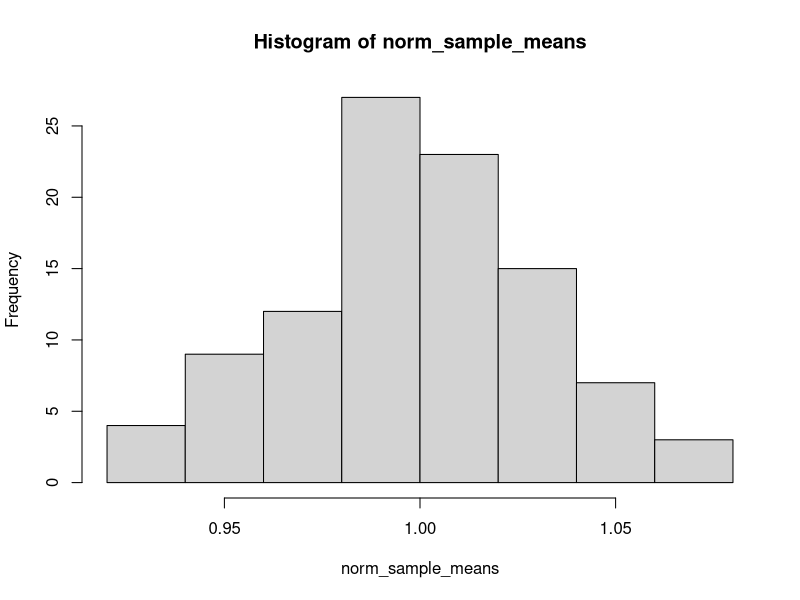
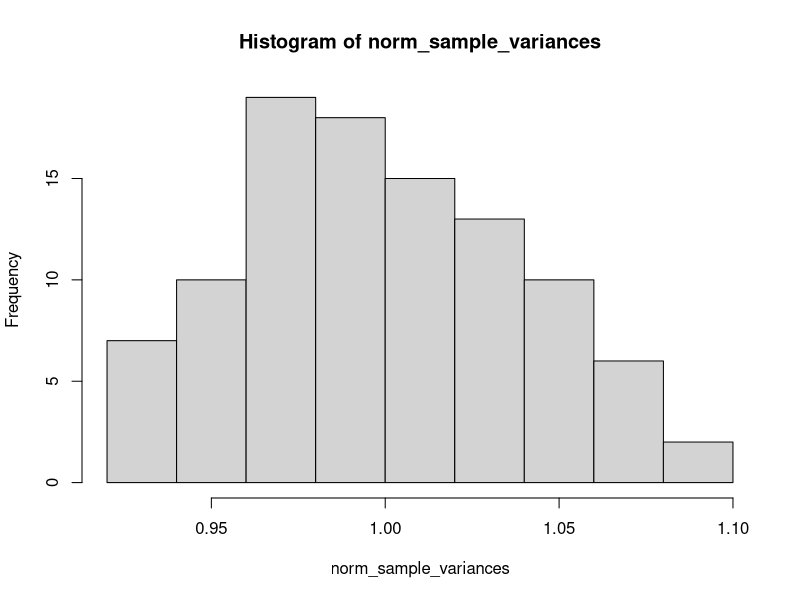
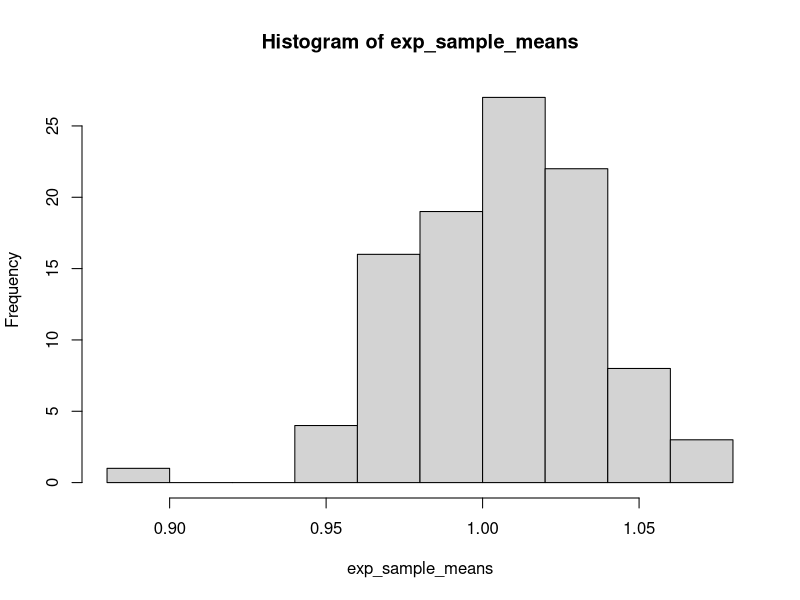
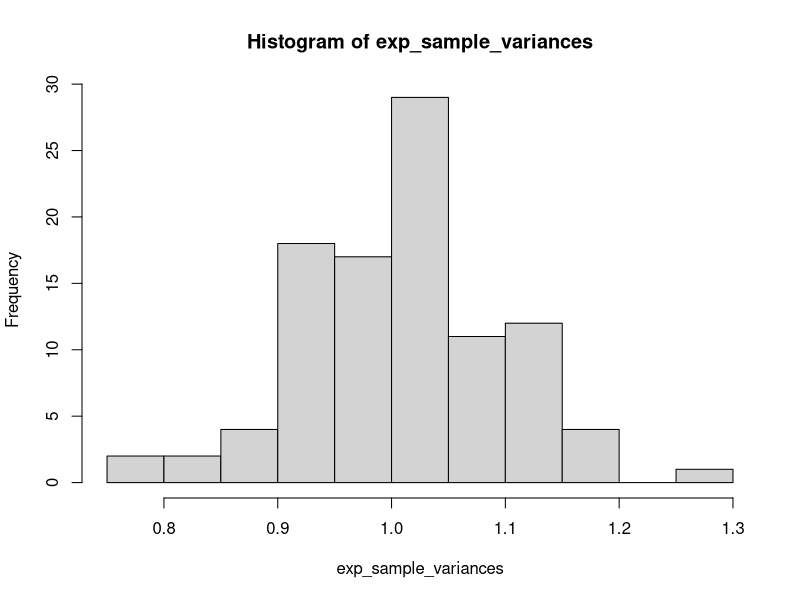
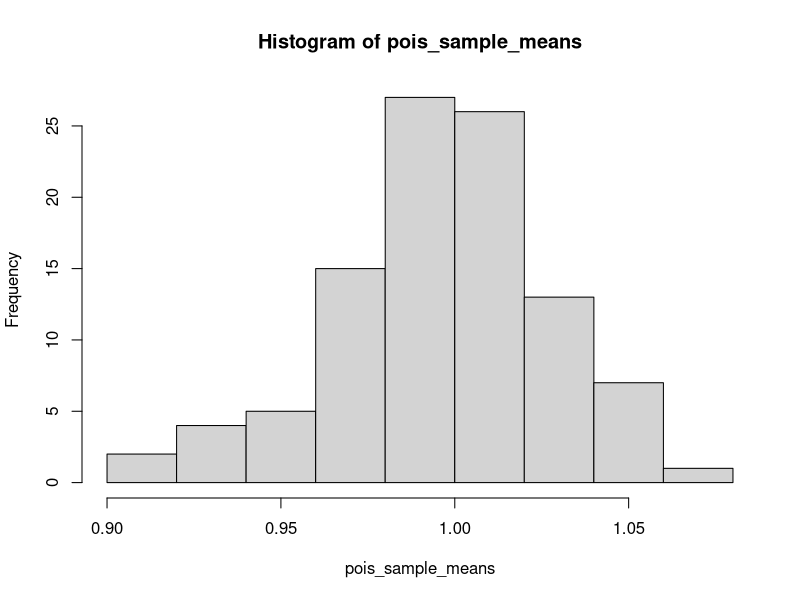
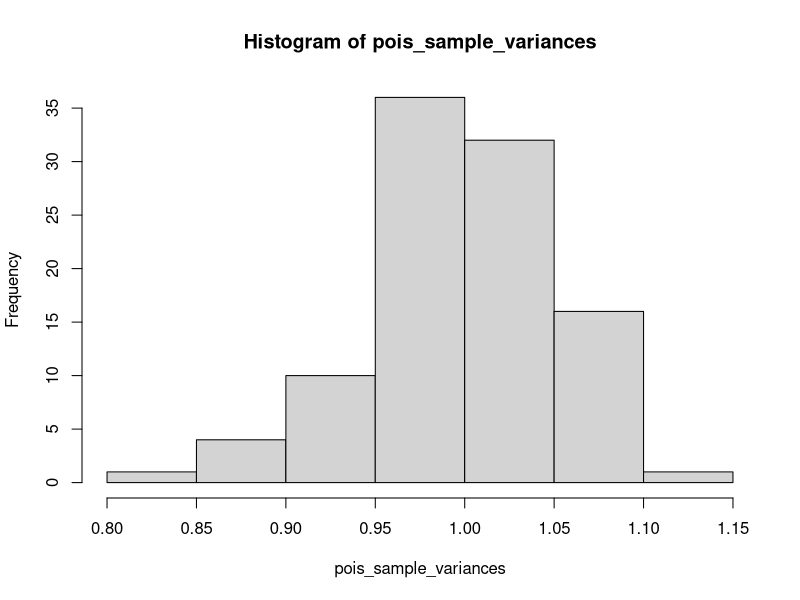
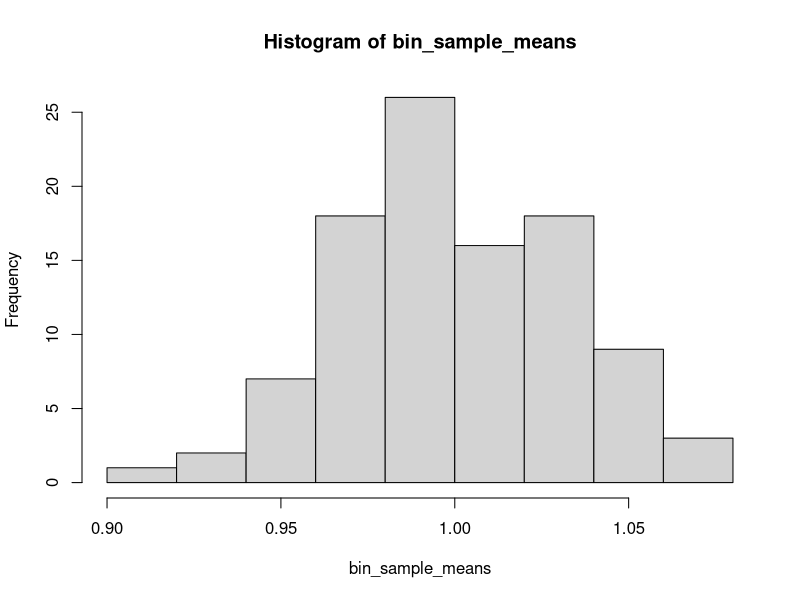
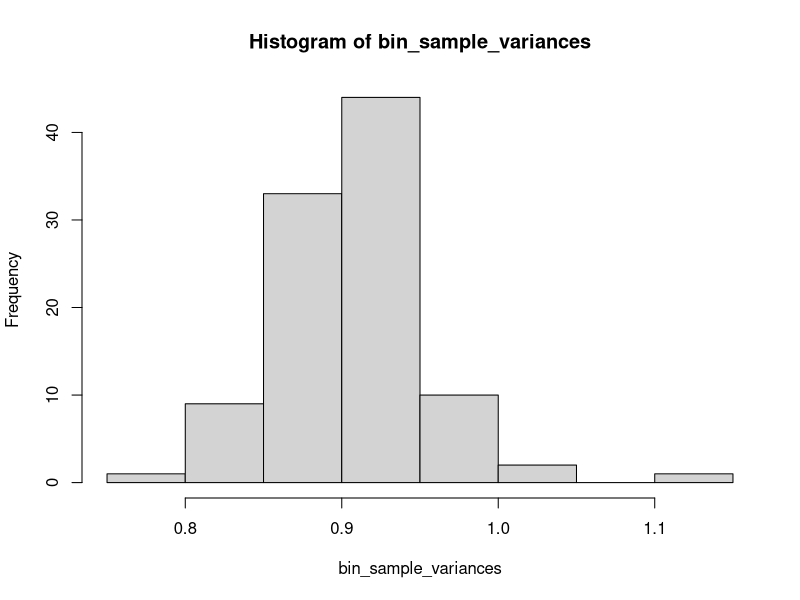

R code for these plots, in order:
#generate 1000 normal randoms 100 times, then plot sample means
#makes a matrix with 1000 rows, with each column as one run of 1000
#sqrd_norms is a matrix with all the values squared
rand_norms <- replicate(100, rnorm(1000, mean=1, sd=1))
norm_sample_means <- colMeans(rand_norms)
hist(norm_sample_means)
norm_sample_variances <- apply(rand_norms, 2, var)
hist(norm_sample_variances)

#generate 1000 exponential randoms 100 times, then plot sample means
#makes a matrix with 1000 rows, with each column as one run of 1000
rand_exp <- replicate(100, rexp(1000, rate=1))
exp_sample_means <- colMeans(rand_exp)
hist(exp_sample_means)
exp_sample_variances <- apply(rand_exp, 2, var)
hist(exp_sample_variances)


#generate 1000 poisson randoms 100 times, then plot sample means
#makes a matrix with 1000 rows, with each column as one run of 1000
rand_pois <- replicate(100, rpois(1000, 1))
pois_sample_means <- colMeans(rand_pois)
hist(pois_sample_means)
pois_sample_variances <- apply(rand_pois, 2, var)
hist(pois_sample_variances)


#generate 1000 binomial randoms 100 times, then plot sample means
#makes a matrix with 1000 rows, with each column as one run of 1000
rand_bin <- replicate(100, rbinom(1000, 10, .1))
bin_sample_means <- colMeans(rand_bin)
hist(bin_sample_means)
bin_sample_variances <- apply(rand_bin, 2, var)
hist(bin_sample_variances)

